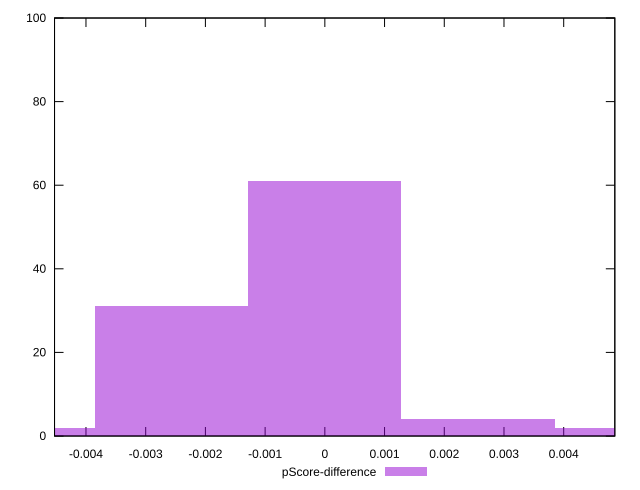

The script that saved this image:
reset

$pScoreDifference <<EOF
-0.0025640744998295384 31
0 61
0.0025640744998295384 4
-0.005128148999659077 2
0.005128148999659077 2
EOF

set key outside below
set boxwidth 0.0025640744998295384
set xrange [-0.004526535494477901:0.004856095439541019]
set yrange [0:100]
set trange [0:100]
set style fill transparent solid 0.5 noborder
set terminal svg size 640, 490 enhanced background rgb 'white'
set output "report_00022_2021-02-20T12:08:46.964Z/max-potential-fid/samples/pages+cached+noadtech+nomedia+nocss/pScore-difference/histogram.svg"

plot $pScoreDifference title "pScore-difference" with boxes

reset
